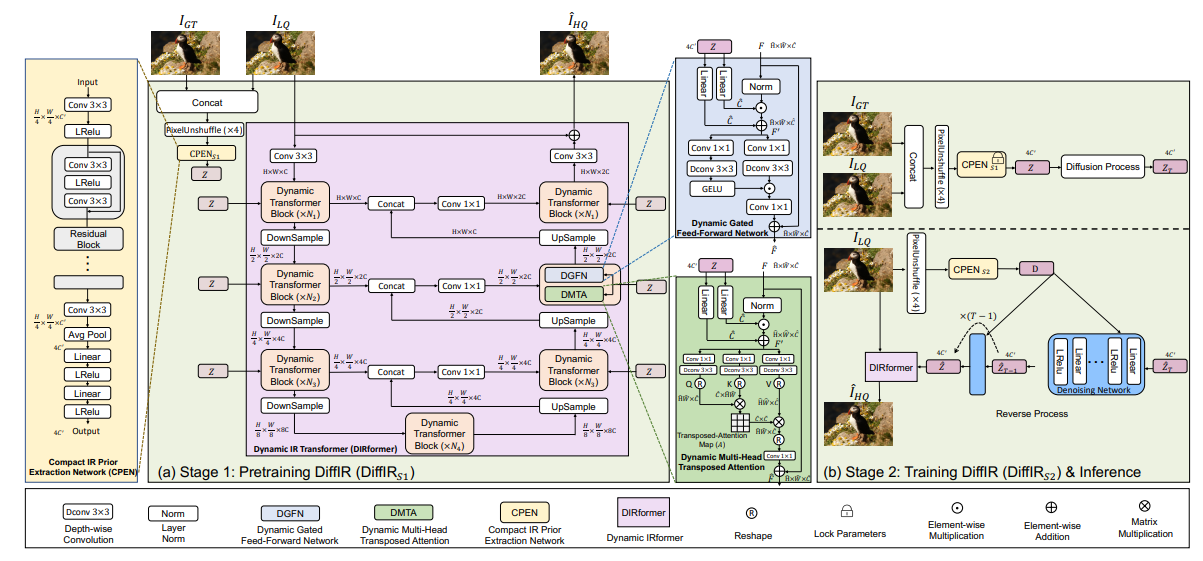
#> input picture DiffIR-SRGAN/figs/method.jpg, 1203 x 561 px, given as the content of the folder /mnt/bd/dlspace-hl-256g-0001/datasets/DF2K/HR, which was not available
$ python generate_multiscale_DF2K.py
#> lines starting #> are read from the running program, lines starting #| are printed output that depends on the picture; pictures that were not available may be replaced by others from this repository, and a replacement may not be noted
import argparse
import glob
import os
from PIL import Image


def main(args):
    # For DF2K, we consider the following three scales,
    # and the smallest image whose shortest edge is 400
    scale_list = [0.75, 0.5, 1 / 3]
    shortest_edge = 400

    path_list = sorted(glob.glob(os.path.join(args.input, '*')))
    for path in path_list:
        print(path)
        basename = os.path.splitext(os.path.basename(path))[0]

        img = Image.open(path)
#> img is the input picture: PIL image 1203x561 RGBA; mean R, G, B, A 223.6, 221.9, 216.3, 255
        width, height = img.size
#> width = 1203; height = 561
        for idx, scale in enumerate(scale_list):
            print(f'\t{scale:.2f}')
            rlt = img.resize((int(width * scale), int(height * scale)), resample=Image.LANCZOS)
            rlt.save(os.path.join(args.output, f'{basename}T{idx}.png'))
#> this loop made 3 passes
#> pass 1, in main, `rlt = img.resize((int(width * scale), int(height * scale)), resample=I..`:
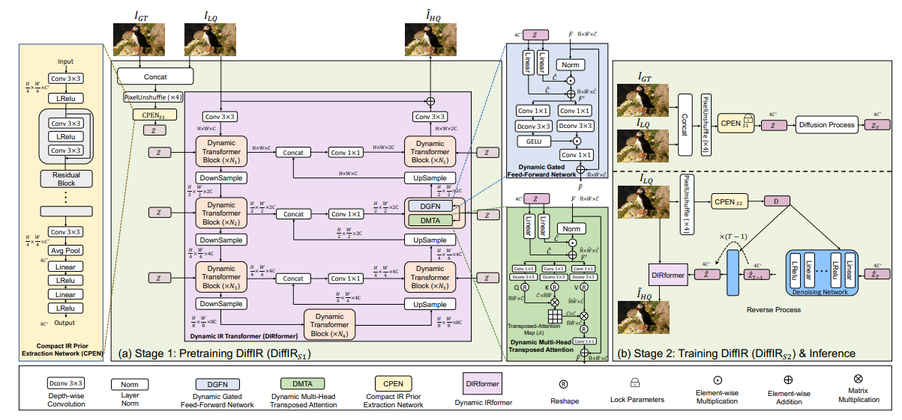
#> rlt: PIL image 902x420 RGBA; mean R, G, B, A 222.8, 221.3, 215.7, 255
#> pass 2, in main, `rlt = img.resize((int(width * scale), int(height * scale)), resample=I..`:
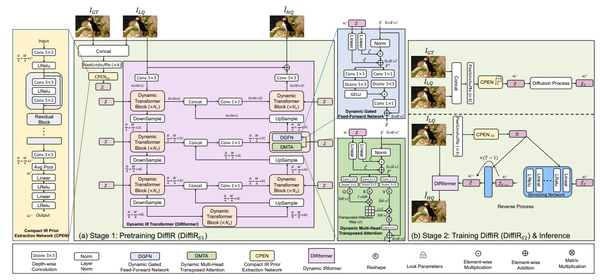
#> rlt: PIL image 601x280 RGBA; mean R, G, B, A 222.9, 221.4, 215.7, 255
#> pass 3, in main, `rlt = img.resize((int(width * scale), int(height * scale)), resample=I..`:
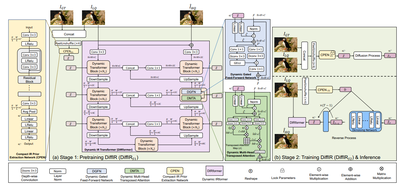
#> rlt: PIL image 401x187 RGBA; mean R, G, B, A 223.1, 221.5, 215.9, 255

        # save the smallest image which the shortest edge is 400
        if width < height:
            ratio = height / width
            width = shortest_edge
            height = int(width * ratio)
        else:
            ratio = width / height
#> ratio = 2.14
            height = shortest_edge
            width = int(height * ratio)
#> width = 857
        rlt = img.resize((int(width), int(height)), resample=Image.LANCZOS)
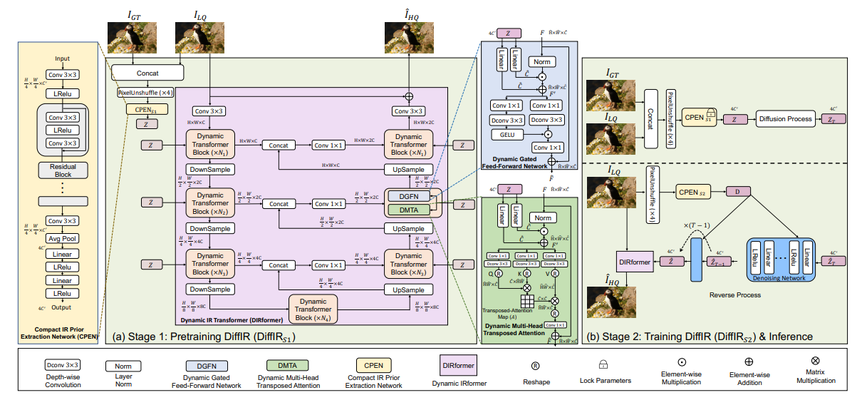
#> rlt: PIL image 857x400 RGBA; mean R, G, B, A 222.9, 221.4, 215.8, 255
        rlt.save(os.path.join(args.output, f'{basename}T{idx+1}.png'))


if __name__ == '__main__':
    """Generate multi-scale versions for GT images with LANCZOS resampling.
    It is now used for DF2K dataset (DIV2K + Flickr 2K)
    """
    parser = argparse.ArgumentParser()
    parser.add_argument('--input', type=str, default='/mnt/bd/dlspace-hl-256g-0001/datasets/DF2K/HR', help='Input folder')
    parser.add_argument('--output', type=str, default='/mnt/bd/dlspace-hl-256g-0001/datasets/DF2K/DF2K_multiscale', help='Output folder')
    args = parser.parse_args()
    os.makedirs(args.output, exist_ok=True)
    main(args)
